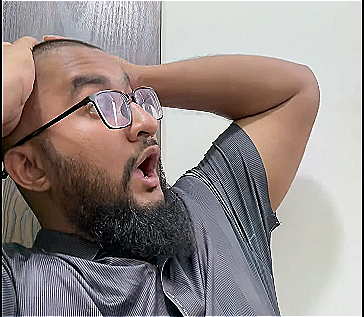
#> input picture images/test-image-1-sharp.png, 364 x 317 px
$ python main.py
#> lines starting #> are read from the running program, lines starting #| are printed output that depends on the picture
### blur.py
import numpy as np

kernel = (1/9) * np.array([
    [1, 1, 1],
    [1, 1, 1],
    [1, 1, 1]
])

def blur(img_mode, img_arr, padded_img):
    blurred_arr = []

    def color_blur():
        nonlocal blurred_arr
        zero_count = [0] * img_arr.shape[2]
        blurred_arr = np.array([[zero_count for _ in range(img_arr.shape[1])] for _ in range(img_arr.shape[0])])

        for row in range(img_arr.shape[0]):
            for column in range(img_arr.shape[1]):
                for channel in range(img_arr.shape[2]):
                    pixel_matrix = padded_img[row:row+3, column:column+3, channel]
                    convolve_img = np.sum(pixel_matrix * kernel)
                    if(convolve_img >= 255):
                        convolve_img = 255
                    elif(convolve_img <= 0):
                        convolve_img = 0
                    blurred_arr[row, column, channel] = convolve_img
        return blurred_arr


    # [14 lines left out: function grayscale_blur, not called in this run]


    if(img_mode == "RGB" or img_mode == "RGBA"):
        return color_blur()

    else:
        return grayscale_blur()

### main.py
import numpy as np
from PIL import Image
from numpy._core import uint8
from blur import blur
from sharp import sharp
from edge_detection import edge_detect

path_input = input("Enter img path: ")
#> the answer given: images/test-image-1-sharp.png
img = Image.open(path_input)
#> img is the input picture: PIL image 364x317 RGBA; mean R, G, B, A 148.7, 138.5, 135.8, 255
img_mode = img.mode
#> img_mode = 'RGBA'
last_dot = path_input.rfind('.')
file_name = path_input[0 : last_dot]
file_extension = path_input[last_dot:]

img_arr = np.array(img) #grayscale for 2d array

h = 0
w = 0
c = 0

if(img_mode == "RGB" or img_mode == "RGBA"):
    h, w, c = img_arr.shape
#> h = 317; w = 364; c = 4
else:
    h, w= img_arr.shape

padded_image = np.zeros

if(img_mode == "RGB" or img_mode == "RGBA"):
    zero_quant = [0] * img_arr.shape[2]
#> zero_quant = [0, 0, 0, 0]
    padded_image = np.append(img_arr, np.array([[zero_quant] * w]), axis= 0)
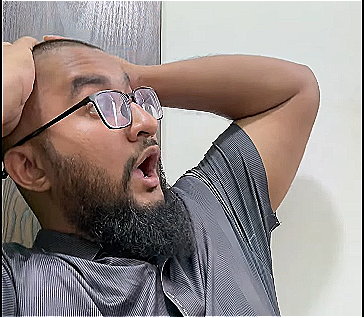
#> padded_image: shape (318, 364, 4) int64; mean R, G, B, A 148.2, 138, 135.4, 254.2; transparent parts drawn white
    padded_image = np.append(np.array([[zero_quant] * w]), padded_image, axis=0)
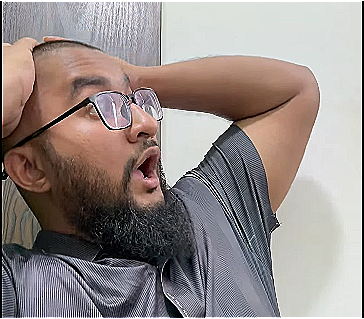
#> padded_image: shape (319, 364, 4) int64; mean R, G, B, A 147.7, 137.6, 135, 253.4; transparent parts drawn white
    padded_image = np.append(padded_image, np.array([[zero_quant]] * (h+2)), axis = 1)
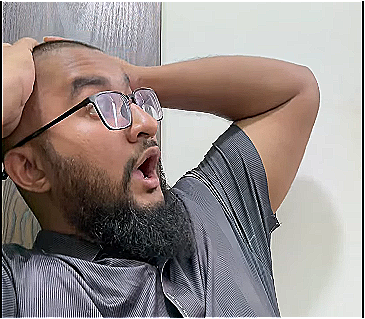
#> padded_image: shape (319, 365, 4) int64; mean R, G, B, A 147.3, 137.2, 134.6, 252.7; transparent parts drawn white
    padded_image = np.append(np.array([[zero_quant]] * (h+2)), padded_image, axis= 1)
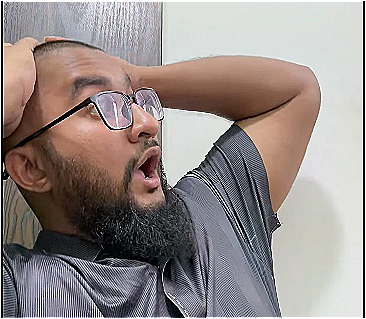
#> padded_image: shape (319, 366, 4) int64; mean R, G, B, A 146.9, 136.8, 134.2, 252; transparent parts drawn white
else:
    padded_image = np.append(img_arr, np.array([[0] * w]), axis=0)
    padded_image = np.append(np.array([[0] * w]), padded_image, axis=0)
    padded_image = np.append(padded_image, np.array([[0]] * (h+2) ), axis=1)
    padded_image = np.append(np.array([[0]] * (h+2)), padded_image, axis=1)

img_filter_options = int(input("1. Blur\n2. Sharp\n3. Edge Detection:\nInput: "))
#> the answer given: 1

match img_filter_options:
    case 1:
        blur_img = Image.fromarray(blur(img_mode, img_arr, padded_image).astype(np.uint8))
        blur_img.save(f"{file_name}-blur{file_extension}")
        print("Image has been Blurred!")
    case 2:
        sharp_img = Image.fromarray(sharp(img_mode, img_arr, padded_image).astype(np.uint8))
        sharp_img.save(f"{file_name}-sharp{file_extension}")
        print("Image has been Sharped!")
    case 3:
        edge_detect_img = Image.fromarray(edge_detect(img_mode, img_arr, padded_image).astype(np.uint8))
        edge_detect_img.save(f"{file_name}-edge-detect{file_extension}")
        print("Image's edges has been detected!")
#> after the loop in color_blur, `for row in range(img_arr.shape[0]):`:
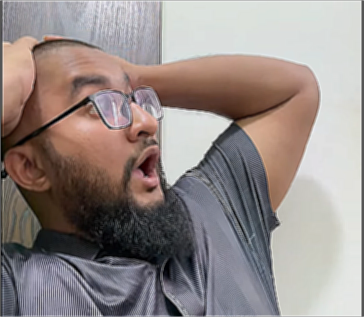
#> blurred_arr: shape (317, 364, 4) int64; mean R, G, B, A 147.7, 137.5, 134.9, 254; transparent parts drawn white
